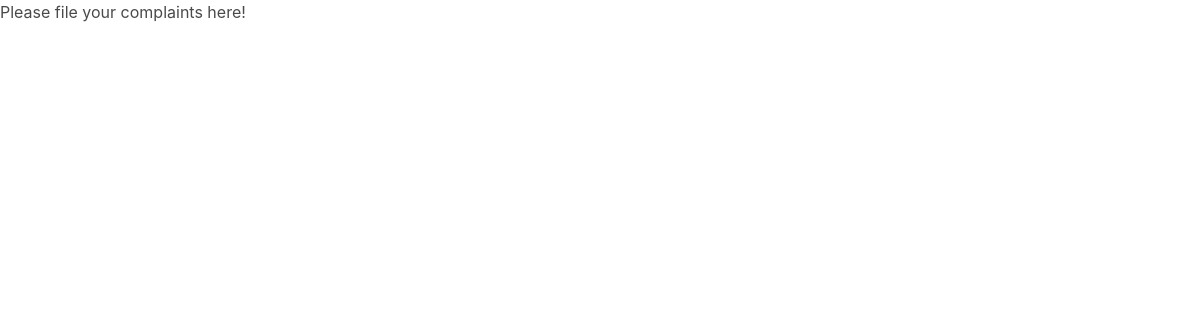
The page /cms/ on the database as committed earlier.
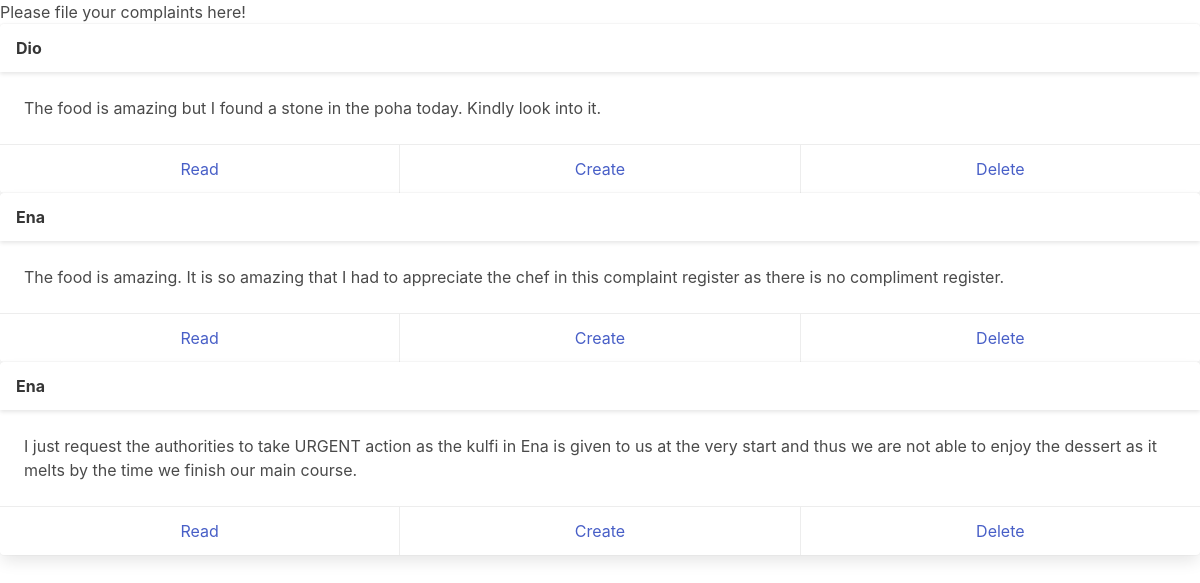
The same page on the database as committed later.
### cms/models.py (models this page shows, shortened)
class MessComplaint(models.Model):
    messName = models.CharField(max_length=255, blank=False, null=False)
    complaint = models.TextField(blank=False, null=False)

### cms/views.py (the view)
# urls.py: path("", cmsFun, name="cmsFun"),
def cmsFun(request):
    data = MessComplaint.objects.all()
    return render(
        request=request, template_name="cms/cms.html", context={"data": data}
    )  # context should be a dictionary rather than a list

### templates/cms/cms.html (shortened to what this page needs)
<!DOCTYPE html>
<html lang="en">
  <head>
    <link
      rel="stylesheet"
      href="https://cdn.jsdelivr.net/npm/bulma@0.9.4/css/bulma.min.css"
    />
  </head>
  <body>
    <h1>Please file your complaints here!</h1>
    {%for entry in data %}
    <div class="card">
      <header class="card-header">
        <p class="card-header-title">{{entry.messName}}</p>
        <button class="card-header-icon" aria-label="more options">
          <span class="icon">
          </span>
        </button>
      </header>
      <div class="card-content">
        <div class="content">{{entry.complaint}}</div>
      </div>
      <footer class="card-footer">
        <a
          href="{% url 'cms:read' complaint_id=MessComplaint.id%}"
          class="card-footer-item"
          >Read</a
        >
        <a href="#" class="card-footer-item">Create</a>
        <a href="#" class="card-footer-item">Delete</a>
      </footer>
    </div>
    {%endfor%}
  </body>
</html>

Rows that differ between the two databases and show on the page:
added MessComplaint: messName "Dio", complaint "The food is amazing but I found a stone in the poha today. Kindly look into it."
added MessComplaint: messName "Ena", complaint "The food is amazing. It is so amazing that I had to appreciate the chef in this complaint register as there is no compliment register."
added MessComplaint: messName "Ena", complaint "I just request the authorities to take URGENT action as the kulfi in Ena is given to us at the very start and thus we are not able to enjoy the dessert as it melts by the time we finish our main course."
